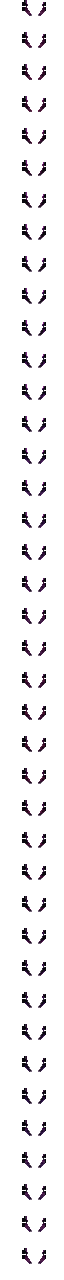
#> input picture ref/wings_r3/cybernetic/option4_anim.png, 64 x 1280 px, given as the content of the folder ntity/infinium_glow/ref/wings_r3/cybernetic/option4_anim.png, which was not available
$ python pale_count.py ref/wings_r3/cybernetic/option4_anim.png
#> lines starting #> are read from the running program, lines starting #| are printed output that depends on the picture; after the words box and inside, x2 and y2 are one past the last pixel; in counts of white or black regions, pixels touching at a corner belong together; pictures that were not available may be replaced by others from this repository, and a replacement may not be noted
import glob, numpy as np, sys
from PIL import Image
R='src/main/resources/assets/infinium/textures/'
def cnt(st):
#> called with st = 'ref/wings_r3/cybernetic/option4_anim.png'
    ps=glob.glob(R+f'entity/infinium_glow/{st}/*/*.png')+glob.glob(R+f'item/cracks_{st}/*.png')
    if st in('cybernetic','cyberpsycho'): ps+=glob.glob(R+f'entity/infinium_helmet_extra/glow_{st}/*.png')
    if st=='astral': ps+=glob.glob(R+'entity/infinium_glow/humanoid*/*.png')+glob.glob(R+'entity/infinium_glow/wings/*.png')+glob.glob(R+'item/cracks/*.png')+glob.glob(R+'entity/infinium_helmet_extra/glow/*.png')
    n=0
    for p in ps:
        a=np.asarray(Image.open(p).convert('RGBA')).astype(float); m=a[...,3]>0
#> after `m = a[..., 3] > 0`:
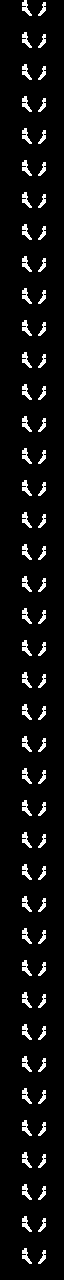
#> m: shape (1280, 64) bool; 6.1% white; 80 white regions, largest, box (x1, y1, x2, y2) and area: (22, 0, 32, 16) 73, (22, 32, 32, 48) 73, (22, 64, 32, 80) 73
        mx=a[...,:3].max(2); mn=a[...,:3].min(2); v=mx/255; s=np.where(mx>0,(mx-mn)/np.maximum(mx,1),0)
#> after `mx = a[..., :3].max(2)`:
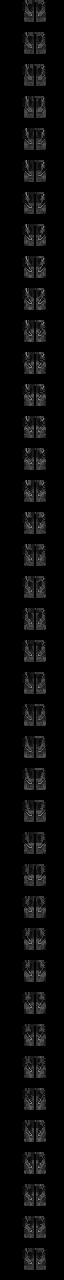
#> mx: shape (1280, 64) float64; min 0, max 134, mean 10.1
#> after `mn = a[..., :3].min(2)`:
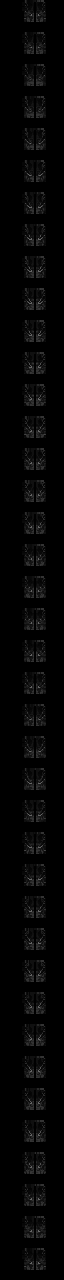
#> mn: shape (1280, 64) float64; min 0, max 101, mean 5
#> after `s = np.where(mx > 0, (mx - mn) / np.maximum(mx, 1), 0)`:
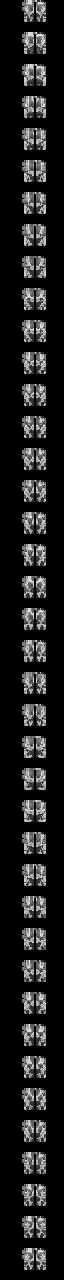
#> s: shape (1280, 64) float64; min 0, max 0.921, mean 0.11
        n+=int(((v>0.70)&(s<0.45)&m).sum())
#> n = 0
    return n,len(ps)
for st in sys.argv[1:]: print(st,'pale px (V>70%,S<45%, all frames):',*cnt(st))
